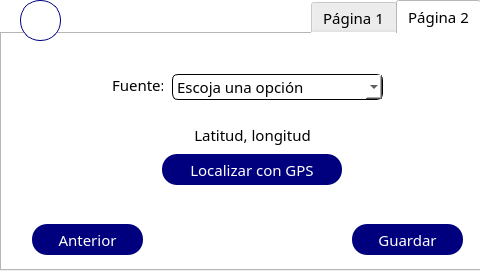
<?xml version="1.0" encoding="UTF-8"?>
<ui version="4.0">
 <class>MainWindow</class>
 <widget class="QMainWindow" name="MainWindow">
  <property name="geometry">
   <rect>
    <x>0</x>
    <y>0</y>
    <width>480</width>
    <height>272</height>
   </rect>
  </property>
  <property name="windowTitle">
   <string>MainWindow</string>
  </property>
  <property name="styleSheet">
   <string notr="true">background-color: white;
font: 11pt Poppins;</string>
  </property>
  <widget class="QWidget" name="centralwidget">
   <property name="styleSheet">
    <string notr="true"/>
   </property>
   <widget class="QPushButton" name="backBtn">
    <property name="geometry">
     <rect>
      <x>20</x>
      <y>0</y>
      <width>41</width>
      <height>41</height>
     </rect>
    </property>
    <property name="styleSheet">
     <string notr="true">height: 40px;
border-radius: 20px;
border: 1px solid #00007f;
background-color: white;
color: #00007f;
font-weight: 500;
font-size: 11px;</string>
    </property>
    <property name="text">
     <string/>
    </property>
   </widget>
   <widget class="QTabWidget" name="tabWidget">
    <property name="geometry">
     <rect>
      <x>0</x>
      <y>0</y>
      <width>481</width>
      <height>271</height>
     </rect>
    </property>
    <property name="layoutDirection">
     <enum>Qt::RightToLeft</enum>
    </property>
    <property name="tabPosition">
     <enum>QTabWidget::North</enum>
    </property>
    <property name="currentIndex">
     <number>0</number>
    </property>
    <property name="elideMode">
     <enum>Qt::ElideNone</enum>
    </property>
    <widget class="QWidget" name="tab_2">
     <attribute name="title">
      <string>Página 2</string>
     </attribute>
     <widget class="QLabel" name="label_4">
      <property name="geometry">
       <rect>
        <x>110</x>
        <y>90</y>
        <width>281</width>
        <height>21</height>
       </rect>
      </property>
      <property name="text">
       <string>&lt;html&gt;&lt;head/&gt;&lt;body&gt;&lt;p align=&quot;center&quot;&gt;Latitud, longitud&lt;/p&gt;&lt;/body&gt;&lt;/html&gt;</string>
      </property>
     </widget>
     <widget class="QPushButton" name="gpsBtn">
      <property name="geometry">
       <rect>
        <x>160</x>
        <y>120</y>
        <width>180</width>
        <height>31</height>
       </rect>
      </property>
      <property name="styleSheet">
       <string notr="true">border-radius: 20px;
background-color: #00007f;
color: white;
border: none;
border-radius: 15px;
font-size: 11pt;
</string>
      </property>
      <property name="text">
       <string>Localizar con GPS</string>
      </property>
     </widget>
     <widget class="QComboBox" name="comboBox">
      <property name="geometry">
       <rect>
        <x>170</x>
        <y>40</y>
        <width>233</width>
        <height>30</height>
       </rect>
      </property>
      <property name="layoutDirection">
       <enum>Qt::LeftToRight</enum>
      </property>
      <property name="styleSheet">
       <string notr="true">border-color: rgb(0, 0, 0);
border-style: solid;
border-width: 1px;
border-radius: 6px;</string>
      </property>
      <property name="sizeAdjustPolicy">
       <enum>QComboBox::AdjustToContents</enum>
      </property>
      <item>
       <property name="text">
        <string>Escoja una opción</string>
       </property>
      </item>
      <item>
       <property name="text">
        <string>Acuífero</string>
       </property>
      </item>
      <item>
       <property name="text">
        <string>Arroyo</string>
       </property>
      </item>
      <item>
       <property name="text">
        <string>Depósito de agua</string>
       </property>
      </item>
      <item>
       <property name="text">
        <string>Embalse</string>
       </property>
      </item>
      <item>
       <property name="text">
        <string>Estanque</string>
       </property>
      </item>
      <item>
       <property name="text">
        <string>Fuente</string>
       </property>
      </item>
      <item>
       <property name="text">
        <string>Llave</string>
       </property>
      </item>
      <item>
       <property name="text">
        <string>Lago</string>
       </property>
      </item>
      <item>
       <property name="text">
        <string>Lluvia recolectada</string>
       </property>
      </item>
      <item>
       <property name="text">
        <string>Manantial</string>
       </property>
      </item>
      <item>
       <property name="text">
        <string>Planta de tto de agua</string>
       </property>
      </item>
      <item>
       <property name="text">
        <string>Pozo</string>
       </property>
      </item>
      <item>
       <property name="text">
        <string>Río</string>
       </property>
      </item>
      <item>
       <property name="text">
        <string>Tanque de almacenamiento</string>
       </property>
      </item>
      <item>
       <property name="text">
        <string>Torre de agua</string>
       </property>
      </item>
      <item>
       <property name="text">
        <string>Otro</string>
       </property>
      </item>
     </widget>
     <widget class="QLabel" name="label_2">
      <property name="geometry">
       <rect>
        <x>110</x>
        <y>40</y>
        <width>51</width>
        <height>21</height>
       </rect>
      </property>
      <property name="text">
       <string>&lt;html&gt;&lt;head/&gt;&lt;body&gt;&lt;p align=&quot;right&quot;&gt;&lt;span style=&quot; font-size:11pt;&quot;&gt;Fuente:&lt;/span&gt;&lt;/p&gt;&lt;/body&gt;&lt;/html&gt;</string>
      </property>
     </widget>
     <widget class="QPushButton" name="saveBtn">
      <property name="geometry">
       <rect>
        <x>350</x>
        <y>190</y>
        <width>111</width>
        <height>31</height>
       </rect>
      </property>
      <property name="styleSheet">
       <string notr="true">border-radius: 20px;
background-color: #00007f;
color: white;
border: none;
border-radius: 15px;
font-size: 11pt;
</string>
      </property>
      <property name="text">
       <string>Guardar</string>
      </property>
     </widget>
     <widget class="QPushButton" name="prevBtn">
      <property name="geometry">
       <rect>
        <x>30</x>
        <y>190</y>
        <width>111</width>
        <height>31</height>
       </rect>
      </property>
      <property name="styleSheet">
       <string notr="true">border-radius: 20px;
background-color: #00007f;
color: white;
border: none;
border-radius: 15px;
font-size: 11pt;
</string>
      </property>
      <property name="text">
       <string>Anterior</string>
      </property>
     </widget>
    </widget>
    <widget class="QWidget" name="tab_1">
     <attribute name="title">
      <string>Página 1</string>
     </attribute>
     <widget class="QWidget" name="widgetKeyboard" native="true">
      <property name="geometry">
       <rect>
        <x>0</x>
        <y>100</y>
        <width>480</width>
        <height>135</height>
       </rect>
      </property>
      <property name="styleSheet">
       <string notr="true">background-color: rgb(234, 234, 234);</string>
      </property>
     </widget>
     <widget class="QLabel" name="label">
      <property name="geometry">
       <rect>
        <x>140</x>
        <y>0</y>
        <width>61</width>
        <height>21</height>
       </rect>
      </property>
      <property name="text">
       <string>&lt;html&gt;&lt;head/&gt;&lt;body&gt;&lt;p align=&quot;right&quot;&gt;Nombre&lt;/p&gt;&lt;/body&gt;&lt;/html&gt;</string>
      </property>
     </widget>
     <widget class="QLineEdit" name="inputPlace">
      <property name="geometry">
       <rect>
        <x>140</x>
        <y>20</y>
        <width>180</width>
        <height>26</height>
       </rect>
      </property>
      <property name="styleSheet">
       <string notr="true">border-color: rgb(0, 0, 0);
border-style: solid;
border-width: 1px;
border-radius: 6px;
font: 12pt &quot;Poppins&quot;;
background-color: rgb(234, 234, 234);</string>
      </property>
      <property name="maxLength">
       <number>30</number>
      </property>
      <property name="placeholderText">
       <string>Ej: Colegio La Rosa</string>
      </property>
     </widget>
     <widget class="QCheckBox" name="checkBox">
      <property name="geometry">
       <rect>
        <x>80</x>
        <y>70</y>
        <width>191</width>
        <height>16</height>
       </rect>
      </property>
      <property name="styleSheet">
       <string notr="true">font-size: 11pt;
background-color: transparent;
height: 21px;
</string>
      </property>
      <property name="text">
       <string>¿Llovió recientemente?</string>
      </property>
     </widget>
     <widget class="QPushButton" name="nextBtn">
      <property name="geometry">
       <rect>
        <x>350</x>
        <y>60</y>
        <width>111</width>
        <height>31</height>
       </rect>
      </property>
      <property name="styleSheet">
       <string notr="true">border-radius: 20px;
background-color: #00007f;
color: white;
border: none;
border-radius: 15px;
font-size: 11pt;
</string>
      </property>
      <property name="text">
       <string>Siguiente</string>
      </property>
     </widget>
    </widget>
   </widget>
   <zorder>tabWidget</zorder>
   <zorder>backBtn</zorder>
  </widget>
 </widget>
 <resources/>
 <connections/>
</ui>
